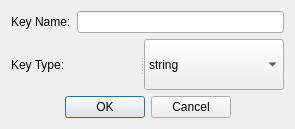
<?xml version="1.0" encoding="UTF-8"?>
<ui version="4.0">
 <class>AddKeyDialog</class>
 <widget class="QDialog" name="AddKeyDialog">
  <property name="geometry">
   <rect>
    <x>0</x>
    <y>0</y>
    <width>295</width>
    <height>129</height>
   </rect>
  </property>
  <property name="sizePolicy">
   <sizepolicy hsizetype="Preferred" vsizetype="Preferred">
    <horstretch>0</horstretch>
    <verstretch>0</verstretch>
   </sizepolicy>
  </property>
  <property name="windowTitle">
   <string>Dialog</string>
  </property>
  <layout class="QGridLayout" name="gridLayout">
   <item row="0" column="0">
    <layout class="QHBoxLayout" name="horizontalLayout">
     <item>
      <widget class="QLabel" name="label">
       <property name="text">
        <string>Key Name:</string>
       </property>
      </widget>
     </item>
     <item>
      <widget class="QLineEdit" name="keyNameInput"/>
     </item>
    </layout>
   </item>
   <item row="1" column="0">
    <widget class="QSplitter" name="splitter">
     <property name="orientation">
      <enum>Qt::Horizontal</enum>
     </property>
     <widget class="QLabel" name="label_2">
      <property name="text">
       <string>Key Type:</string>
      </property>
     </widget>
     <widget class="QComboBox" name="keyTypeList">
      <item>
       <property name="text">
        <string notr="true">string</string>
       </property>
      </item>
      <item>
       <property name="text">
        <string notr="true">hash</string>
       </property>
      </item>
      <item>
       <property name="text">
        <string notr="true">list</string>
       </property>
      </item>
      <item>
       <property name="text">
        <string notr="true">set</string>
       </property>
      </item>
      <item>
       <property name="text">
        <string notr="true">zset</string>
       </property>
      </item>
     </widget>
    </widget>
   </item>
   <item row="2" column="0">
    <widget class="QDialogButtonBox" name="buttonBox">
     <property name="orientation">
      <enum>Qt::Horizontal</enum>
     </property>
     <property name="standardButtons">
      <set>QDialogButtonBox::Cancel|QDialogButtonBox::Ok</set>
     </property>
     <property name="centerButtons">
      <bool>true</bool>
     </property>
    </widget>
   </item>
  </layout>
 </widget>
 <resources/>
 <connections>
  <connection>
   <sender>buttonBox</sender>
   <signal>accepted()</signal>
   <receiver>AddKeyDialog</receiver>
   <slot>accept()</slot>
   <hints>
    <hint type="sourcelabel">
     <x>248</x>
     <y>254</y>
    </hint>
    <hint type="destinationlabel">
     <x>157</x>
     <y>274</y>
    </hint>
   </hints>
  </connection>
  <connection>
   <sender>buttonBox</sender>
   <signal>rejected()</signal>
   <receiver>AddKeyDialog</receiver>
   <slot>reject()</slot>
   <hints>
    <hint type="sourcelabel">
     <x>316</x>
     <y>260</y>
    </hint>
    <hint type="destinationlabel">
     <x>286</x>
     <y>274</y>
    </hint>
   </hints>
  </connection>
 </connections>
</ui>
